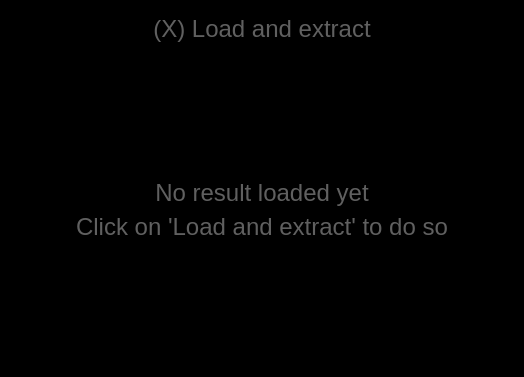
<?xml version="1.0" encoding="UTF-8"?>
<ui version="4.0">
 <class>QtSecretMessageExtractDialog</class>
 <widget class="QDialog" name="QtSecretMessageExtractDialog">
  <property name="geometry">
   <rect>
    <x>0</x>
    <y>0</y>
    <width>524</width>
    <height>377</height>
   </rect>
  </property>
  <property name="windowTitle">
   <string>Extract secret message</string>
  </property>
  <property name="styleSheet">
   <string notr="true">QDialog { background-color: rgb(0, 0, 0);  }
QPushButton { background-color: rgb(0, 0, 0);  }
QPushButton { font-size: 24px; }
QPushButton { color: rgb(96,96,96); }
QPushButton { font: &quot;Courier New&quot; }
QLabel { background-color: rgb(0, 0, 0);  }
QLabel { font-size: 24px; }
QLabel { color: rgb(96,96,96); }
QLabel { font: &quot;Courier New&quot; }
QWidget { background-color: rgb(0, 0, 0);  }</string>
  </property>
  <layout class="QVBoxLayout" name="verticalLayout">
   <item>
    <widget class="QPushButton" name="button_load">
     <property name="text">
      <string>(X) Load and extract</string>
     </property>
     <property name="flat">
      <bool>true</bool>
     </property>
    </widget>
   </item>
   <item>
    <spacer name="spacer_top">
     <property name="orientation">
      <enum>Qt::Vertical</enum>
     </property>
     <property name="sizeHint" stdset="0">
      <size>
       <width>20</width>
       <height>119</height>
      </size>
     </property>
    </spacer>
   </item>
   <item>
    <widget class="QLabel" name="label_result">
     <property name="text">
      <string>No result loaded yet</string>
     </property>
     <property name="alignment">
      <set>Qt::AlignCenter</set>
     </property>
    </widget>
   </item>
   <item>
    <widget class="QLabel" name="label_todo">
     <property name="text">
      <string>Click on 'Load and extract' to do so</string>
     </property>
     <property name="alignment">
      <set>Qt::AlignCenter</set>
     </property>
    </widget>
   </item>
   <item>
    <spacer name="spacer_bottom">
     <property name="orientation">
      <enum>Qt::Vertical</enum>
     </property>
     <property name="sizeHint" stdset="0">
      <size>
       <width>20</width>
       <height>120</height>
      </size>
     </property>
    </spacer>
   </item>
  </layout>
 </widget>
 <resources/>
 <connections/>
</ui>
